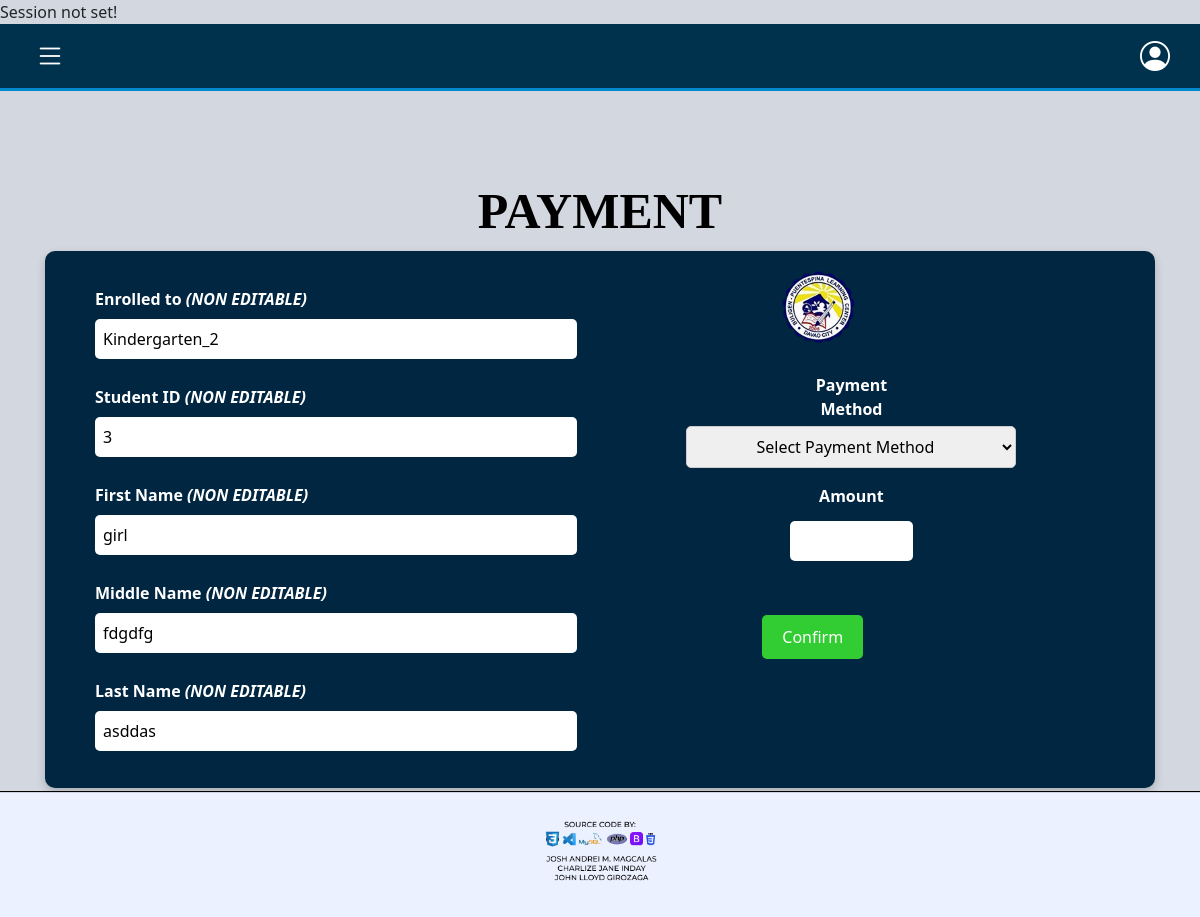
The page /website/payment-form.php?student_id=3 on the database as committed earlier.
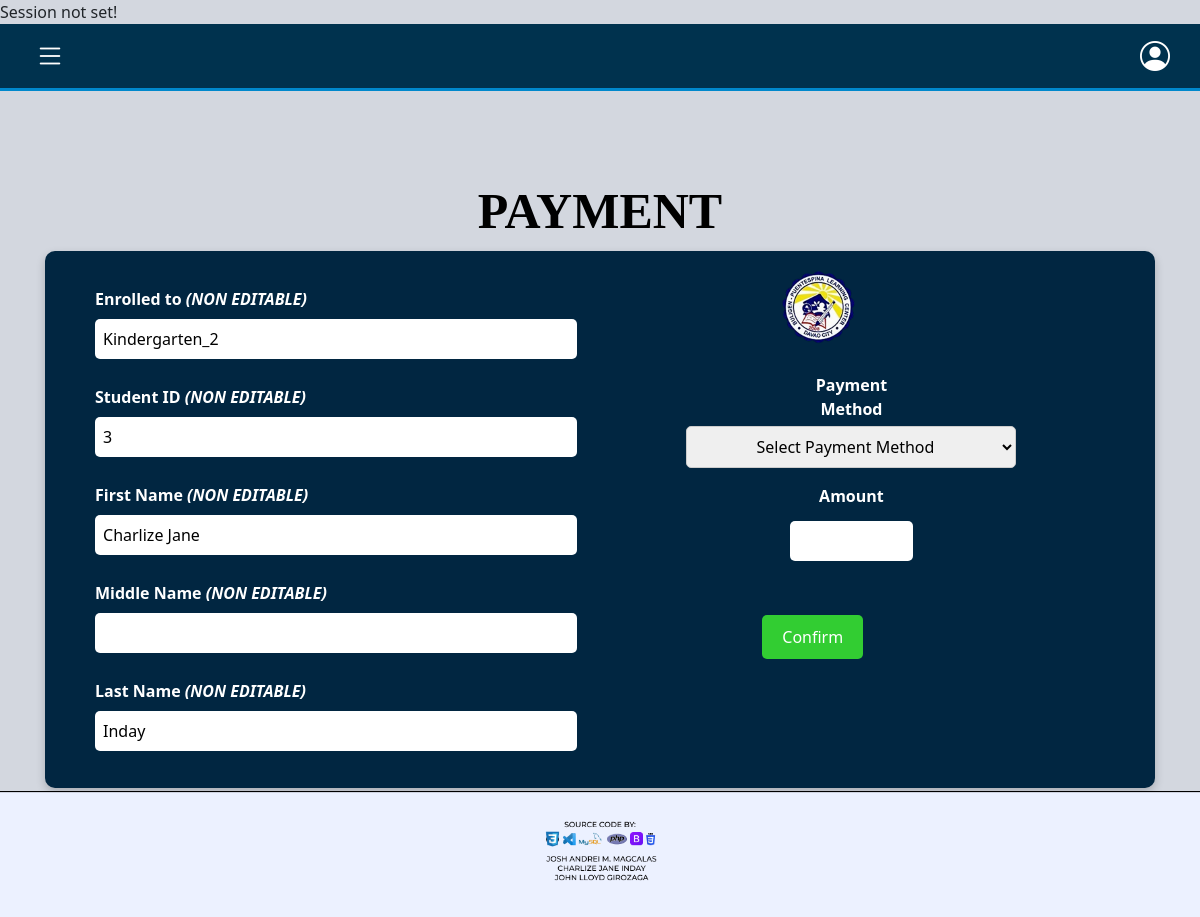
The same page on the database as committed later.
### tables this page shows
CREATE TABLE `tbl_student_info` (
  `student_id` int(11) NOT NULL,
  `enroll_category` enum('Nursery','Kindergarten_1','Kindergarten_2') DEFAULT NULL,
  `schoolyear` varchar(10) DEFAULT NULL,
  `last_name` varchar(50) NOT NULL,
  `first_name` varchar(100) NOT NULL,
  `middle_name` varchar(50) DEFAULT NULL,
  `street` text NOT NULL,
  `city` varchar(50) DEFAULT NULL,
  `zip_code` int(4) NOT NULL,
  `birthdate` date NOT NULL,
  `sex` enum('Male','Female') NOT NULL,
  `parent1` varchar(50) DEFAULT NULL,
  `parent1_contact` int(12) DEFAULT NULL,
  `parent2` varchar(50) DEFAULT NULL,
  `parent2_contact` int(12) DEFAULT NULL,
  `emergency_fullname` varchar(50) NOT NULL,
  `emergency_relationship` enum('mother','father','guardian','others') NOT NULL,
  `emergency_address` text NOT NULL,
  `emergency_contact_no` int(12) NOT NULL,
  `created_by` int(11) DEFAULT NULL,
  `date_created` timestamp NOT NULL DEFAULT current_timestamp(),
  `updated_by` int(11) DEFAULT NULL,
  `date_updated` timestamp NOT NULL DEFAULT current_timestamp(),
  `isactive` tinyint(1) NOT NULL
);

### website/payment-form.php (the view, shortened to what this page needs)
<?php
    include "../database/dbconnect.php";
    if(isset($_GET["student_id"])){
        $student_id = $_GET["student_id"];
        $stmt = $conn->prepare("	SELECT
                                            enroll_category,
                                            last_name,
                                            first_name,
                                            middle_name
                                        FROM
                                            tbl_student_info
                                        WHERE
                                            isactive = 1
                                        AND
                                            student_id= ?;");
        $stmt->bind_param("i", $student_id);
        $stmt->execute();
        $result = $stmt->get_result();
        if ($result->num_rows > 0) {
            $row = $result->fetch_assoc();
        } else {
            die("Student not found!");
        }
    } else {
        die("Invalid request!");
    }
    $enroll_category = $row["enroll_category"];
    $last_name = $row["last_name"];
    $first_name = $row["first_name"];
    $middle_name = $row["middle_name"];
?>
<!DOCTYPE html>
<html lang="en">
<head>
    <link href="https://cdn.jsdelivr.net/npm/bootstrap@5.3.2/dist/css/bootstrap.min.css" rel="stylesheet">
    <link href="https://cdn.jsdelivr.net/npm/bootstrap-icons/font/bootstrap-icons.css" rel="stylesheet">
    <link rel="stylesheet" href="https://cdnjs.cloudflare.com/ajax/libs/font-awesome/6.7.2/css/all.min.css">
    <link rel="stylesheet" href="../style/payment-style.css">
</head>
<body>
    <?php include"../Layouts/paymentnavbar.php"?>
    <div class="form-wrapper">
        <div class="form-container">
        <h2 class="payment-header">PAYMENT</h2>
        <div class="container-form">
            <div style="width: 45%">
                <label>Enrolled to <i>(NON EDITABLE)</i></label>
                <input type="text" id="enroll_category" name="enroll_category" value="<?= htmlspecialchars($enroll_category); ?>" readonly>
                <label>Student ID <i>(NON EDITABLE)</i></label>
                <input type="text" id="student_id" name="student_id" value="<?= htmlspecialchars($student_id); ?>" readonly>
                <label>First Name <i>(NON EDITABLE)</i></label>
                <input type="text" id="first_name" name="first_name" value="<?= htmlspecialchars($first_name); ?>" readonly>
                <label>Middle Name <i>(NON EDITABLE)</i></label>
                <input type="text" id="middle_name" name="middle_name" value="<?= htmlspecialchars($middle_name); ?>" readonly>
                <label>Last Name <i>(NON EDITABLE)</i></label>
                <input type="text" id="last_name" name="last_name" value="<?= htmlspecialchars($last_name); ?>" readonly>
            </div>
            <form action="../database/db_payment_student.php" method="POST">
            <div style="width: 45%; text-align: center;">
                <div class="card-icon">
                    <img src="../images/SCHOOL_LOGO.png" alt="Card Icon">
                </div>
                <div class="payment-section">
                        <label class="payment-label" for="payment-method">Payment Method</label>
                        <select class="payment-input" id="payment-method" name="payment-method">
                            <option value="" disabled selected>Select Payment Method</option>
                        </select>
                        <label class="payment-label" for="amount">Amount</label>
                        <input class="payment-input" type="text" id="amount" name="amount">
                </div>
                        <div style="margin-top: 18px">
                            <button class="confirm-btn">Confirm</button>
                        </div>
                    </form>
                </div>
            </div>
        </div>
    <div class="footer">
        <img src="../images/FOOTER.png" alt="Footer" class="footer-img">
    </div>
</body>
</html>

Rows that differ between the two databases and show on the page:
changed tbl_student_info "Kindergarten_2": first_name "girl" → "Charlize Jane"; last_name "asddas" → "Inday"; middle_name "fdgdfg" → (not shown)
